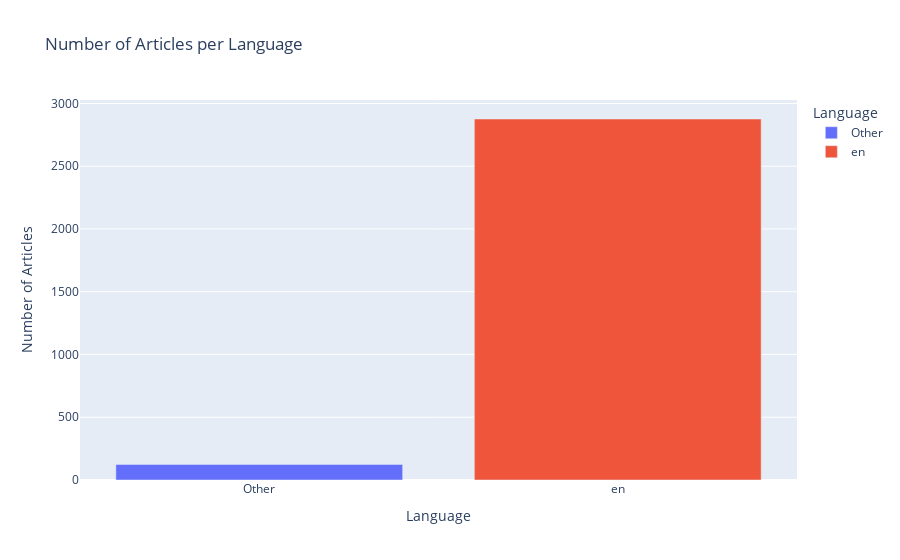

The notebook cell this image was saved under:
### Code cell
fig = px.bar(US_lang_counts_df_condensed, x='Language', y='Count',
             title='Number of Articles per Language',
             labels={'Language': 'Language', 'Count': 'Number of Articles'},
             color='Language')

fig.show()

### Figure 1 — Plotly figure (JSON) as saved in the notebook; plotly's stock layout.template omitted (floating-point values rounded to 4 significant figures)
{"data": [{"hovertemplate": "Language=%{x}<br>Number of Articles=%{y}<extra></extra>", "legendgroup": "Other", "marker": {"color": "#636efa", "pattern": {"shape": ""}}, "name": "Other", "orientation": "v", "showlegend": true, "textposition": "auto", "type": "bar", "x": ["Other"], "xaxis": "x", "y": [124], "yaxis": "y"}, {"hovertemplate": "Language=%{x}<br>Number of Articles=%{y}<extra></extra>", "legendgroup": "en", "marker": {"color": "#EF553B", "pattern": {"shape": ""}}, "name": "en", "orientation": "v", "showlegend": true, "textposition": "auto", "type": "bar", "x": ["en"], "xaxis": "x", "y": [2876], "yaxis": "y"}], "layout": {"barmode": "relative", "legend": {"title": {"text": "Language"}, "tracegroupgap": 0}, "title": {"text": "Number of Articles per Language"}, "xaxis": {"anchor": "y", "categoryarray": ["Other", "en"], "categoryorder": "array", "domain": [0, 1], "title": {"text": "Language"}}, "yaxis": {"anchor": "x", "domain": [0, 1], "title": {"text": "Number of Articles"}}}}
